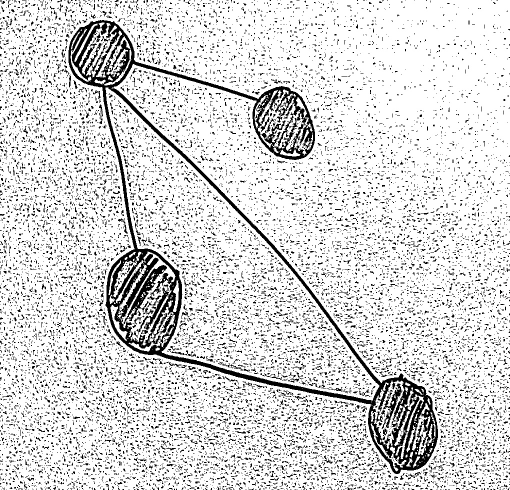
#> input picture imgPd1.jpg, 1020 x 980 px (shown at 1/2 size)
$ python -i segmentation.py   (imports and definitions only)
#> lines starting #> are read from the running program, lines starting #| are printed output that depends on the picture; after the words box and inside, x2 and y2 are one past the last pixel; in counts of white or black regions, pixels touching at a corner belong together
import cv2 as cv
import numpy as np

def segmentationMain(img):
    nodes = segmentationNodes(img)
    edges = segmentationEdges(nodes, img)
    matrix = matrixCreate(len(nodes))
    answer = topologyAnalysis(nodes, edges, matrix)
    return answer


def topologyAnalysis(nodes, edges, matrix):
    for edge in edges:
        startPoint = -1
        endPoint = -1

        for i in range(0, len(nodes)):
            center_x = nodes[i][0][0]
            center_y = nodes[i][0][1]
            startPoint_x = edge[0][0] - center_x
            startPoint_y = edge[0][1] - center_y
            #print(i, center_x, center_y, edge[0][0], edge[0][1], start_x, start_y, start_x*start_x + start_y*start_y, nodes[i][1])
            if startPoint_x**2 + startPoint_y**2 <= (nodes[i][1]+35)**2:
                startPoint = i
                break

        for i in range(0, len(nodes)):
            center_x = nodes[i][0][0]
            center_y = nodes[i][0][1]
            endPoint_x = edge[1][0] - center_x
            endPoint_y = edge[1][1] - center_y
            if endPoint_x**2 + endPoint_y**2 <= (nodes[i][1]+35)**2:
                endPoint = i
                break

        #print(endPoint, startPoint)
        # if endPoint == 0 or startPoint == 0:
        #     cv.line(segmentatedEdge,(edge[0][0], edge[0][1]),(edge[1][0],edge[][1]),(0,255,0),2)

        if endPoint == -1 or startPoint == -1:
            continue
        matrix[startPoint][endPoint] = 1
        matrix[endPoint][startPoint] = 1
    return matrix


def segmentationNodes(img):
    kernel = np.ones((3,3),np.uint8)
    segmentatedNode = img
    img2 = img
    segmentatedNode = cv.erode(segmentatedNode,kernel,iterations = 25)
    segmentatedNode = cv.dilate(segmentatedNode,kernel,iterations = 25)
    cv.imwrite("debugPics/1segmentatedNode.png", segmentatedNode)
    contours, hierarchy = cv.findContours(segmentatedNode, cv.RETR_TREE, cv.CHAIN_APPROX_SIMPLE)
    nodes = []
    num = 0
    for cnt in contours:
        (x,y),radius = cv.minEnclosingCircle(cnt)
        center = (int(x), int(y))
        radius = int(radius)
        nodes.append([center, radius])
        cv.putText(img2, str(num), center, cv.FONT_HERSHEY_SIMPLEX, 1, (0,0,0), 3)
        num+=1
    #print(nodes)
    cv.imwrite("debugPics/2numbersImage.png", img2)
    return nodes


def segmentationEdges(nodes, img):
    segmentatedEdge = img
    segmentatedEdgeColour = cv.cvtColor(segmentatedEdge, cv.COLOR_BGR2RGB)

    for node in nodes:
        cv.circle(segmentatedEdge, node[0], node[1]+5, (0,0,0), -1)
    cv.imwrite("debugPics/3segmentatedEdge.png", segmentatedEdge)

    #segmentatedEdge = cv.Canny(segmentatedEdge, 50, 150, apertureSize=3)
    lines = cv.HoughLinesP(
            segmentatedEdge, # Input edge image
            2, # Distance resolution in pixels
            np.pi/360, # Angle resolution in radians
            threshold=100, # Min number of votes for valid line
            minLineLength=30, # Min allowed length of line
            maxLineGap=50 # Max allowed gap between line for joining them
            )
    edges = []

    for points in lines:
        x1,y1,x2,y2=points[0]
        edges.append([(x1,y1), (x2,y2)])
        cv.line(segmentatedEdgeColour,(x1,y1),(x2,y2),(0,255,0),2)
    cv.imwrite("debugPics/4linesDrawed.png", segmentatedEdgeColour)

    #print(edges)
    return edges


def matrixCreate(x):
    matrix = []
    for i in range(x):
        matrix.append([])
        for j in range(x):
            matrix[i].append(0)
    return matrix

>>> import cv2
>>> picture = cv2.imread('imgPd1.jpg', cv2.IMREAD_GRAYSCALE)
#> picture is the input picture: shape (980, 1020); min 0, max 255, mean 215.9
>>> result = segmentationMain(picture)
#> in segmentationNodes, `segmentatedNode = cv.erode(segmentatedNode,kernel,iterations = 25)`: segmentatedNode: shape (980, 1020); every value is 0
#> in segmentationNodes, `contours, hierarchy = cv.findContours(segmentatedNode, cv.RETR_TREE, c..`: contours = []
#> after the loop in segmentationNodes, `for cnt in contours:`: num = 0
#> in segmentationMain, `nodes = segmentationNodes(img)`: nodes = []
#> in segmentationEdges, `lines = cv.HoughLinesP( segmentatedEdge,`: lines = 765 rows, first 6: [900, 979, 900, 0], [688, 979, 688, 0], [445, 979, 445, 0], [660, 979, 660, 0], [148, 979, 148, 0], [93, 979, 93, 0]
#> the loop in segmentationEdges, `for points in lines:` made 765 passes
#> after the loop in segmentationEdges, `for points in lines:`:
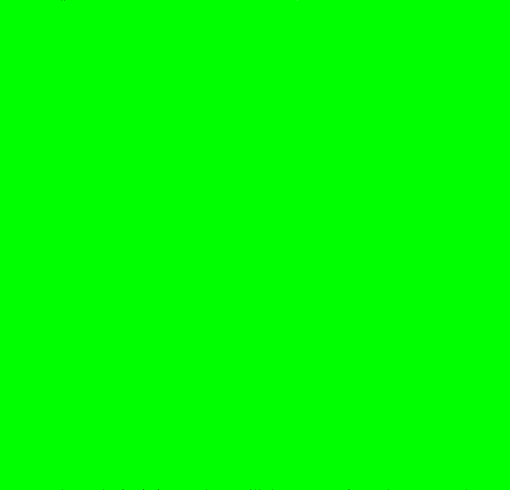
#> segmentatedEdgeColour: shape (980, 1020, 3) (shown at 1/2 size); mean R, G, B 0, 255, 0
#> after the loop in segmentationEdges, `for points in lines:`: edges = 765 items
#> in segmentationMain, `matrix = matrixCreate(len(nodes))`: matrix = []
#> the loop in topologyAnalysis, `for edge in edges:` made 765 passes
#> result = []

$ run again, on imgPd2.jpg
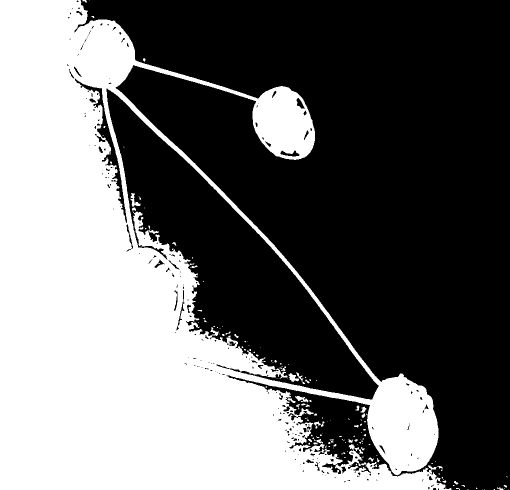
#> input picture imgPd2.jpg, 1020 x 980 px (shown at 1/2 size)
#> picture is the input picture: shape (980, 1020); min 0, max 255, mean 107.2
#> contours = 6 contours; box (x1, y1, x2, y2) and area: (0, 0, 669, 980) 312585, (740, 763, 869, 922) 14468, (161, 60, 259, 169) 9254, (515, 194, 608, 301) 8860, (755, 953, 845, 980) 2314, (814, 851, 819, 861) 23
#> the loop in segmentationNodes, `for cnt in contours:` made 6 passes
#> (x, y, radius, center) on passes 2 to 6: (805.2, 838.4, 89, (805, 838)), (816, 855.5, 4, (816, 855)), (562.5, 247, 69, (562, 247)), (203.5, 114.9, 64, (203, 114)), (334, 489.5, 592, (334, 489))
#> after the loop in segmentationNodes, `for cnt in contours:`: nodes = [[(799, 966), 46], [(805, 838), 89], [(816, 855), 4], [(562, 247), 69], [(203, 114), 64], [(334, 489), 592]]; num = 6
#> the loop in segmentationEdges, `for node in nodes:` made 6 passes
#> node on passes 1 to 6: [(799, 966), 46], [(805, 838), 89], [(816, 855), 4], [(562, 247), 69], [(203, 114), 64], [(334, 489), 592]
#> after the loop in segmentationEdges, `for node in nodes:`:
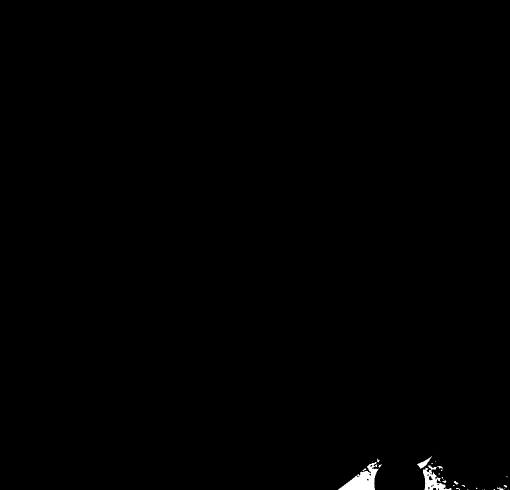
#> segmentatedEdge: shape (980, 1020) (shown at 1/2 size); min 0, max 255, mean 1
#> lines = 56 rows, first 6: [849, 977, 1014, 977], [850, 971, 1015, 971], [691, 968, 748, 968], [696, 964, 748, 964], [677, 978, 749, 977], [689, 969, 748, 970]
#> the loop in segmentationEdges, `for points in lines:` made 56 passes
#> after the loop in segmentationEdges, `for points in lines:`:
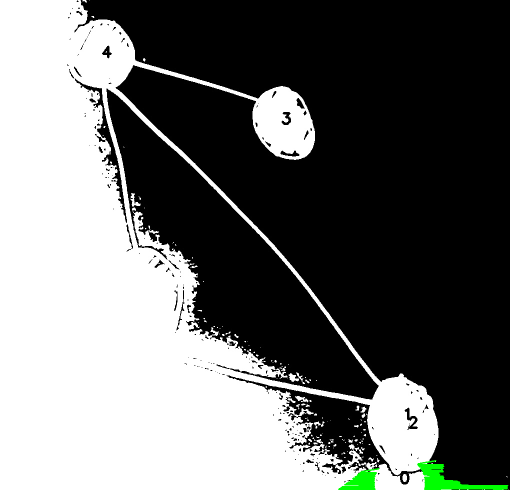
#> segmentatedEdgeColour: shape (980, 1020, 3) (shown at 1/2 size); mean R, G, B 106.1, 107.5, 106.1
#> after the loop in segmentationEdges, `for points in lines:`: edges = 56 items
#> in segmentationMain, `matrix = matrixCreate(len(nodes))`: matrix = [[0, 0, 0, 0, 0, 0], [0, 0, 0, 0, 0, 0], [0, 0, 0, 0, 0, 0], [0, 0, 0, 0, 0, 0], [0, 0, 0, 0, 0, 0], [0, 0, 0, 0, 0, 0]]
#> the loop in topologyAnalysis, `for edge in edges:` made 56 passes
#> after the loop in topologyAnalysis, `for edge in edges:`: matrix = [[1, 1, 0, 0, 0, 1], [1, 0, 0, 0, 0, 0], [0, 0, 0, 0, 0, 0], [0, 0, 0, 0, 0, 0], [0, 0, 0, 0, 0, 0], [1, 0, 0, 0, 0, 0]]
#> answer has the same summary as matrix in topologyAnalysis
#> result has the same summary as matrix in topologyAnalysis
